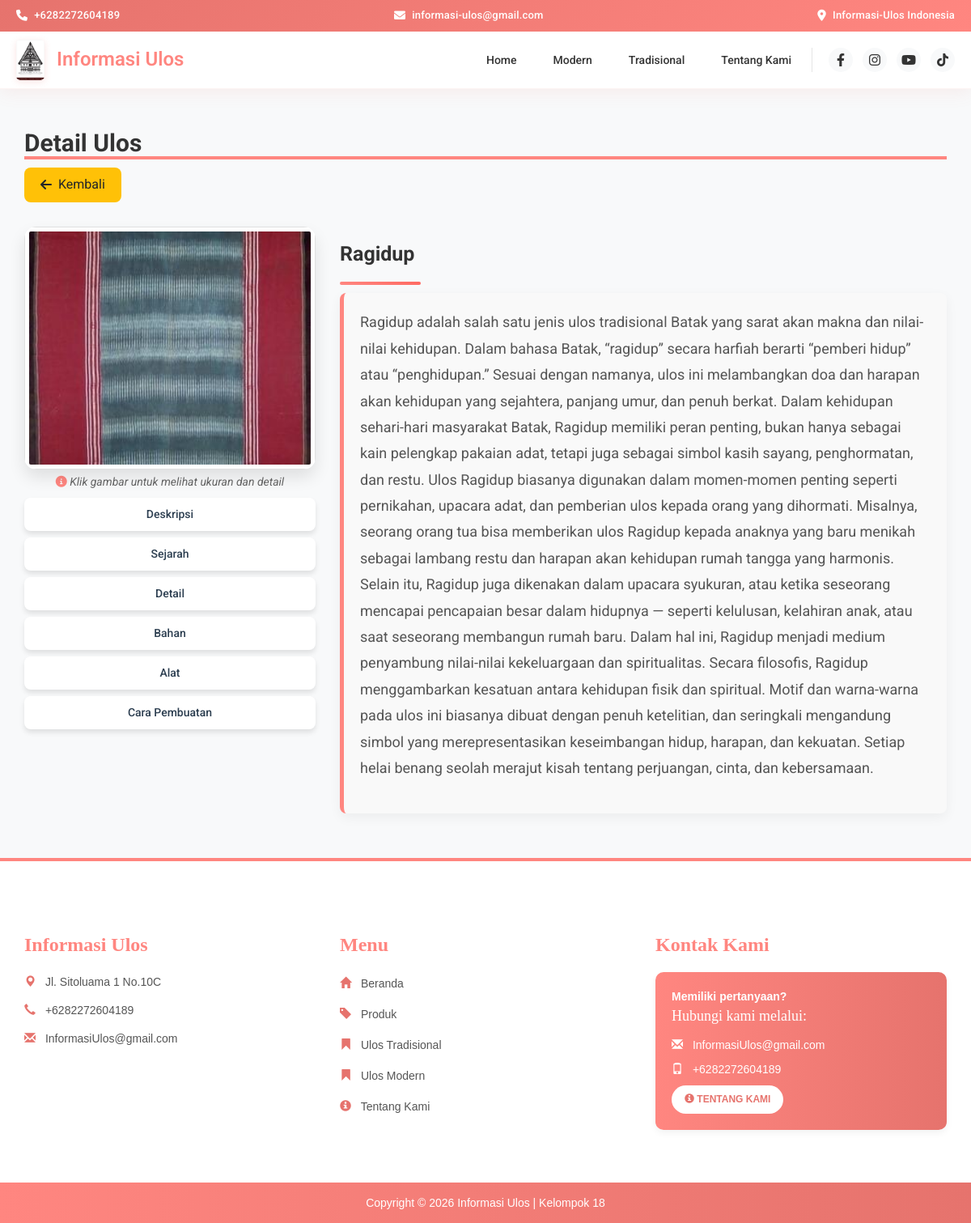
Page /detail_produk.php?produk=P0001 on the committed database.
### tables this page shows
CREATE TABLE `produk` (
  `kode_produk` varchar(100) NOT NULL,
  `admin_id` int(11) DEFAULT NULL,
  `nama` varchar(100) NOT NULL,
  `image` text NOT NULL,
  `deskripsi` text NOT NULL,
  `detail` text DEFAULT NULL,
  `cara_pembuatan` text DEFAULT NULL,
  `bahan` text DEFAULT NULL COMMENT 'Kolom untuk bahan terpisah',
  `jumlah_benang` varchar(255) DEFAULT NULL,
  `panjang` varchar(50) DEFAULT NULL COMMENT 'Panjang produk',
  `lebar` varchar(50) DEFAULT NULL COMMENT 'Lebar produk',
  `sejarah` text DEFAULT NULL,
  `kategori` enum('Modern','Tradisional') NOT NULL DEFAULT 'Modern'
);

### detail_produk.php (the view, shortened to what this page needs)
<?php
include 'header.php';
$kode = mysqli_real_escape_string($conn, $_GET['produk']);
$result = mysqli_query($conn, "SELECT * FROM produk WHERE kode_produk = '$kode'");
$row = mysqli_fetch_assoc($result);
?>
<!DOCTYPE html>
<html lang="en">
<head>
  <link rel="stylesheet" href="https://cdnjs.cloudflare.com/ajax/libs/font-awesome/6.0.0/css/all.min.css">
</head>
<body>
  <div class="container">
    <div class="d-flex justify-content-between align-items-center mb-4">
      <h2 class="page-load-animation animate-title" style="border-bottom: 4px solid #ff8680"><b>Detail Ulos</b></h2>
      <a href="javascript:history.back()" class="back-button page-load-animation animate-buttons">
        <i class="fas fa-arrow-left"></i> Kembali
      </a>
    </div>
    <div class="row">
      <div class="col-md-4">
        <div class="image-container page-load-animation animate-image">
          <img src="image/produk/<?= $row['image']; ?>" class="img-responsive thumbnail-image" onclick="openImageModal('image/produk/<?= $row['image']; ?>')">
        </div>
        <p class="text-center mt-2" style="color: #666; font-style: italic;">
          <i class="fas fa-info-circle" style="color: #ff8680;"></i>
          Klik gambar untuk melihat ukuran dan detail
        </p>
        <div class="page-load-animation animate-buttons" style="margin-top: 10px;">
          <button type="button" class="btn btn-sm btn-outline-primary btn-custom" onclick="showContent('deskripsi')">Deskripsi</button>
          <button type="button" class="btn btn-sm btn-outline-danger btn-custom" onclick="showContent('sejarah')">Sejarah</button>
          <button type="button" class="btn btn-sm btn-outline-success btn-custom" onclick="showContent('detail')">Detail</button>
          <button type="button" class="btn btn-sm btn-outline-warning btn-custom" onclick="showContent('bahan')">Bahan</button>
          <button type="button" class="btn btn-sm btn-outline-warning btn-custom" onclick="showContent('alat')">Alat</button>
          <button type="button" class="btn btn-sm btn-outline-info btn-custom" onclick="showContent('cara_pembuatan')">Cara Pembuatan</button>
        </div>
      </div>
      <div class="col-md-8">
        <div class="product-details page-load-animation animate-content">
          <h3 class="judul-produk"><?= $row['nama']; ?></h3>
          <div id="deskripsiContent" class="content-section">
            <?= $row['deskripsi']; ?>
          </div>
        </div>
      </div>
    </div>
  </div>
</body>
</html>
<?php include 'footer.php'; ?>

### header.php (style rules this page uses)
:root { --primary: #ff8680; --primary-dark: #e6736d; --primary-light: #ffd6d4; --dark: #333333; --light: #ffffff; --gray: #f8f9fa; }
body { font-family: 'Poppins', sans-serif; padding-top: 95px; color: var(--dark); background-color: var(--light); }

### detail_produk.php (style rules this page uses)
body { font-family: 'Roboto', sans-serif; overflow-x: hidden; background-color: #f8f9fa; }
.container { max-width: 1200px; padding: 30px 15px; }
.judul-produk { font-size: 2.8rem; font-weight: 700; color: #2c3e50; margin-bottom: 25px; position: relative; padding-bottom: 15px; }
.judul-produk::after { content: ''; display: block; width: 120px; height: 4px; background: linear-gradient(to right, #ff8680, #ff6b63); position: absolute; bottom: 0; left: 0; border-radius: 2px; }
.image-container { position: relative; cursor: pointer; display: inline-block; width: 100%; border-radius: 15px; overflow: hidden; box-shadow: 0 10px 20px rgba(0,0,0,0.1); transition: transform 0.3s ease; }
.image-container img { width: 100%; height: 400px; object-fit: cover; border-radius: 15px; transition: transform 0.3s ease; }
.content-section { background: white; border-radius: 15px; padding: 25px; margin-bottom: 30px; box-shadow: 0 5px 15px rgba(0,0,0,0.05); border: none; transition: all 0.3s ease; }
.btn-custom { display: block; width: 100%; margin-bottom: 12px; padding: 12px 20px; font-size: 1.5rem; font-weight: 500; border-radius: 10px; transition: all 0.3s ease; border: 2px solid transparent; background: white; color: #2c3e50; box-shadow: 0 4px 6px rgba(0,0,0,0.1); }
.page-load-animation { opacity: 0; }
.animate-title { animation: fadeIn 0.8s ease 0.2s forwards; }
.animate-image { animation: fadeIn 0.8s ease 0.4s forwards; }
.animate-buttons { animation: fadeIn 0.8s ease 0.6s forwards; }
.animate-content { animation: fadeInUp 0.8s ease 0.8s forwards; }
body { font-family: 'Roboto', sans-serif; overflow-x: hidden; }
.btn-custom { display: block; width: 100%; margin-bottom: 8px; transition: all 0.3s ease; border-radius: 8px; padding: 8px 16px; font-size: 14px; }
.judul-produk { font-size: 2.5rem; font-weight: bold; color: #333; margin-bottom: 20px; position: relative; }
.judul-produk::after { content: ''; display: block; width: 100px; height: 4px; background-color: #ff8680; position: absolute; bottom: -10px; left: 0; }
.content-section { font-size: 1.8rem; line-height: 1.8; color: #555; margin-bottom: 25px; padding: 20px; background-color: #f9f9f9; border-left: 5px solid #ff8680; border-radius: 8px; transition: all 0.6s ease; transform: translateY(20px); opacity: 0; display: none; }
.content-section.active { transform: translateY(0); opacity: 1; }
.content-section::after { content: ''; display: block; padding-bottom: 20px; }
.image-container { position: relative; cursor: pointer; display: inline-block; width: 100%; }
.image-container img { border: 1px solid #e0e0e0; padding: 5px; background: white; border-radius: 8px; max-width: 100%; height: auto; object-fit: cover; width: 400px; height: 300px; }
.back-button { display: inline-flex; align-items: center; padding: 10px 20px; font-size: 1.6rem; margin-bottom: 30px; background-color: #ffc107; color: #212529; border: none; border-radius: 8px; transition: all 0.3s; }
.back-button i { margin-right: 8px; }

### rows in the picture
produk: image (picture), nama "Ragidup", deskripsi "Ragidup adalah salah satu jenis ulos tradisional Batak yang sarat akan makna dan nilai-nilai kehidupan. Dalam bahasa Batak, “ragidup” secara harfiah berarti “pemberi hidup” atau “penghidupan.” Sesuai dengan namanya, ulos ini melambangkan doa dan harapan akan kehidupan yang sejahtera, panjang umur, dan penuh berkat. Dalam kehidupan sehari-hari masyarakat Batak, Ragidup memiliki peran penting, bukan hanya sebagai kain pelengkap pakaian adat, tetapi juga sebagai simbol kasih sayang, penghormatan, dan restu. Ulos Ragidup biasanya digunakan dalam momen-momen penting seperti pernikahan, upacara adat, dan pemberian ulos kepada orang yang dihormati. Misalnya, seorang orang tua bisa memberikan ulos…"
